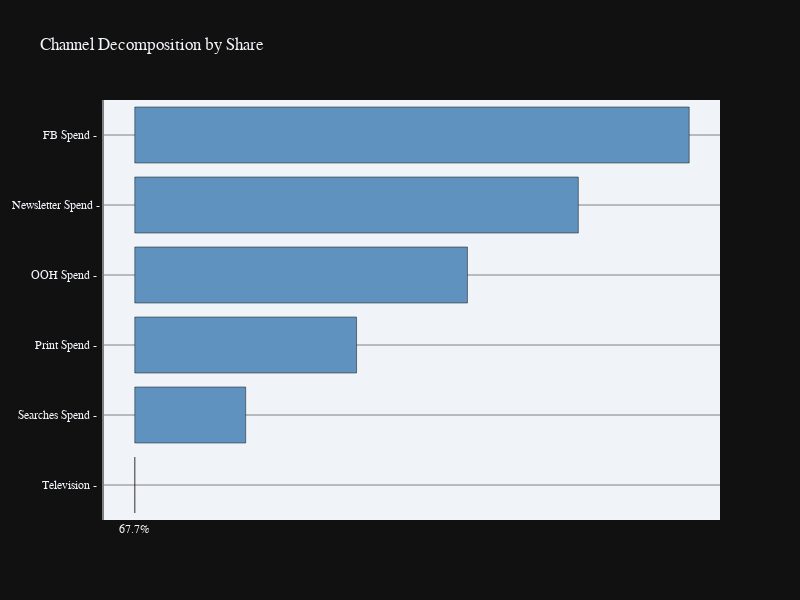

Here is the notebook cell this chart was saved with:
### Code cell
categories = ['Television - ', 'Searches Spend - ', 'Print Spend - ', 'OOH Spend - ', 'Newsletter Spend -', 'FB Spend - ']
Spend_Share = [52,15,33,91,53]
Effect_Share = [38,51,51,42,87]
Total_ROI = [73,62,70,95,76]
values = '67.7%', "70.3%", '70.5%', '24.0%', '37.9%', '67.3%'

fig = go.Figure()

# fig.add_trace(
#     go.Line(
#         orientation = "h",
#         x=Total_ROI,
#         y=categories,
#         marker_size = 5,
#         marker_color='rgb(253, 144, 81)',
#         name='ROI',
#     ))

fig.add_trace(
    go.Bar(
        orientation = "h",
        x=values,
        y=categories,
        marker_color='rgb(95, 146, 191)',
        name='Effect Share'
    ))

# fig.add_trace(
#     go.Bar(
#         orientation = "h",
#         x=Spend_Share,
#         y=categories,
#         marker_color='rgb(11, 59, 96)',
#         name='Spend Share'
#     ))

# fig.update_layout(legend=dict(yanchor="top", y=-.1, xanchor="left", x=0.2, orientation='h'),
#                   paper_bgcolor='white',
#                   plot_bgcolor = 'white',
#                   title_x = .5,
#                   title_text = "Geometric Adstock: Fixed Rate Over Time",
#                   # title_text = "Spend Share vs. Effect Share with ROI "
#                   #              "<br><sup>R^2 = .928, RMSE = .061, DECOMP.RSSD = .026<sup>",
#                   showlegend = False,
#                   height = 400,
#                   width = 800,
#                   waterfallgroupgap = 0.0,
#                   font_family = 'inter',
#                   font_color='black')

fig.update_layout(plot_bgcolor = 'rgb(240, 244, 248)',
                  title = "Channel Decomposition by Share", showlegend = False,
                  height = 600,
                  width = 800,
                  xaxis=dict(
                      # title_text="Y-axis Title",
                      # ticktext=["Very long label", "long label", "3", "label"],
                      tickvals=[0, 20, 40, 60, 80, 100],
                      tickmode="array",
                      titlefont=dict(size=30),
                  ),
                  waterfallgroupgap = 0.0,
                  font_family = 'Raleway')

fig.update_yaxes(showline=True, linewidth=2, linecolor='grey', gridcolor='grey')
fig.update_xaxes(showgrid=False)


fig.show()

fig.update_yaxes(showline=True, linewidth=2, linecolor='white', gridcolor='ff')
fig.update_xaxes(showgrid=False)
fig.update_yaxes(showgrid=False,showline = False, linecolor = '#000')

# fig.write_image('images/share_v_effect.png')

### Figure 1 — Plotly figure (JSON) as saved in the notebook; plotly's stock layout.template omitted (floating-point values rounded to 4 significant figures)
{"data": [{"marker": {"color": "rgb(95, 146, 191)"}, "name": "Effect Share", "orientation": "h", "x": ["67.7%", "70.3%", "70.5%", "24.0%", "37.9%", "67.3%"], "y": ["Television - ", "Searches Spend - ", "Print Spend - ", "OOH Spend - ", "Newsletter Spend -", "FB Spend - "], "type": "bar"}], "layout": {"xaxis": {"title": {"font": {"size": 30}}, "tickvals": [0, 20, 40, 60, 80, 100], "tickmode": "array", "showgrid": false}, "font": {"family": "Raleway"}, "plot_bgcolor": "rgb(240, 244, 248)", "title": {"text": "Channel Decomposition by Share"}, "showlegend": false, "height": 600, "width": 800, "waterfallgroupgap": 0.0, "yaxis": {"showline": true, "linewidth": 2, "linecolor": "grey", "gridcolor": "grey"}}}
